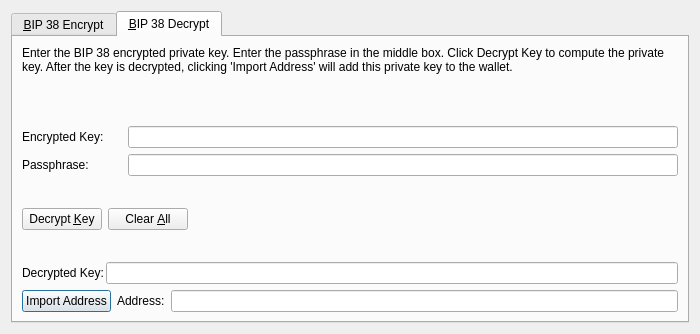
<?xml version="1.0" encoding="UTF-8"?>
<ui version="4.0">
 <class>Bip38ToolDialog</class>
 <widget class="QDialog" name="Bip38ToolDialog">
  <property name="geometry">
   <rect>
    <x>0</x>
    <y>0</y>
    <width>700</width>
    <height>334</height>
   </rect>
  </property>
  <property name="windowTitle">
   <string>BIP 38 Tool</string>
  </property>
  <property name="modal">
   <bool>true</bool>
  </property>
  <layout class="QVBoxLayout" name="verticalLayout">
   <item>
    <widget class="QTabWidget" name="tabWidget">
     <property name="currentIndex">
      <number>1</number>
     </property>
     <widget class="QWidget" name="tabBip38Encrypt">
      <attribute name="title">
       <string>&amp;BIP 38 Encrypt</string>
      </attribute>
      <layout class="QVBoxLayout" name="verticalLayout_SM">
       <item>
        <widget class="QLabel" name="infoLabel_ENC">
         <property name="text">
          <string>Enter a LDB Address that you would like to encrypt using BIP 38. Enter a passphrase in the middle box. Press encrypt to compute the encrypted private key.</string>
         </property>
         <property name="textFormat">
          <enum>Qt::PlainText</enum>
         </property>
         <property name="wordWrap">
          <bool>true</bool>
         </property>
        </widget>
       </item>
       <item>
        <layout class="QHBoxLayout" name="horizontalLayout_1_ENC">
         <property name="spacing">
          <number>2</number>
         </property>
         <item>
          <widget class="QLabel" name="label_5">
           <property name="minimumSize">
            <size>
             <width>102</width>
             <height>0</height>
            </size>
           </property>
           <property name="text">
            <string>Address:</string>
           </property>
          </widget>
         </item>
         <item>
          <widget class="QValidatedLineEdit" name="addressIn_ENC">
           <property name="toolTip">
            <string>The LDB address to sign the message with</string>
           </property>
          </widget>
         </item>
         <item>
          <widget class="QPushButton" name="addressBookButton_ENC">
           <property name="toolTip">
            <string>Choose previously used address</string>
           </property>
           <property name="text">
            <string/>
           </property>
           <property name="icon">
            <iconset resource="../ldbcoin.qrc">
             <normaloff>:/icons/address-book</normaloff>:/icons/address-book</iconset>
           </property>
           <property name="shortcut">
            <string>Alt+A</string>
           </property>
           <property name="autoDefault">
            <bool>false</bool>
           </property>
          </widget>
         </item>
         <item>
          <widget class="QPushButton" name="pasteButton_ENC">
           <property name="toolTip">
            <string>Paste address from clipboard</string>
           </property>
           <property name="text">
            <string/>
           </property>
           <property name="icon">
            <iconset resource="../ldbcoin.qrc">
             <normaloff>:/icons/editpaste</normaloff>:/icons/editpaste</iconset>
           </property>
           <property name="shortcut">
            <string>Alt+P</string>
           </property>
           <property name="autoDefault">
            <bool>false</bool>
           </property>
          </widget>
         </item>
        </layout>
       </item>
       <item>
        <layout class="QHBoxLayout" name="horizontalLayout_5">
         <property name="spacing">
          <number>2</number>
         </property>
         <item>
          <widget class="QLabel" name="label_6">
           <property name="minimumSize">
            <size>
             <width>102</width>
             <height>0</height>
            </size>
           </property>
           <property name="text">
            <string>Passphrase: </string>
           </property>
          </widget>
         </item>
         <item>
          <widget class="QLineEdit" name="passphraseIn_ENC">
           <property name="echoMode">
            <enum>QLineEdit::Password</enum>
           </property>
          </widget>
         </item>
        </layout>
       </item>
       <item>
        <layout class="QHBoxLayout" name="horizontalLayout_2_ENC">
         <property name="spacing">
          <number>2</number>
         </property>
         <item>
          <widget class="QLabel" name="encryptedKeyLabel_ENC">
           <property name="text">
            <string>Encrypted Key:</string>
           </property>
           <property name="textFormat">
            <enum>Qt::PlainText</enum>
           </property>
          </widget>
         </item>
         <item>
          <widget class="QLineEdit" name="encryptedKeyOut_ENC">
           <property name="font">
            <font>
             <italic>true</italic>
            </font>
           </property>
           <property name="readOnly">
            <bool>true</bool>
           </property>
          </widget>
         </item>
         <item>
          <widget class="QPushButton" name="copyKeyButton_ENC">
           <property name="toolTip">
            <string>Copy the current signature to the system clipboard</string>
           </property>
           <property name="text">
            <string/>
           </property>
           <property name="icon">
            <iconset resource="../ldbcoin.qrc">
             <normaloff>:/icons/editcopy</normaloff>:/icons/editcopy</iconset>
           </property>
           <property name="autoDefault">
            <bool>false</bool>
           </property>
          </widget>
         </item>
        </layout>
       </item>
       <item>
        <layout class="QHBoxLayout" name="horizontalLayout_3_ENC">
         <item>
          <widget class="QPushButton" name="encryptKeyButton_ENC">
           <property name="toolTip">
            <string>Sign the message to prove you own this LDB address</string>
           </property>
           <property name="text">
            <string>Encrypt &amp;Key</string>
           </property>
           <property name="icon">
            <iconset resource="../ldbcoin.qrc">
             <normaloff>:/icons/edit</normaloff>:/icons/edit</iconset>
           </property>
           <property name="autoDefault">
            <bool>false</bool>
           </property>
          </widget>
         </item>
         <item>
          <widget class="QPushButton" name="clearButton_ENC">
           <property name="toolTip">
            <string>Reset all sign message fields</string>
           </property>
           <property name="text">
            <string>Clear &amp;All</string>
           </property>
           <property name="icon">
            <iconset resource="../ldbcoin.qrc">
             <normaloff>:/icons/remove</normaloff>:/icons/remove</iconset>
           </property>
           <property name="autoDefault">
            <bool>false</bool>
           </property>
          </widget>
         </item>
         <item>
          <spacer name="horizontalSpacer_1_ENC">
           <property name="orientation">
            <enum>Qt::Horizontal</enum>
           </property>
           <property name="sizeHint" stdset="0">
            <size>
             <width>40</width>
             <height>48</height>
            </size>
           </property>
          </spacer>
         </item>
         <item>
          <widget class="QLabel" name="statusLabel_ENC">
           <property name="font">
            <font>
             <weight>75</weight>
             <bold>true</bold>
            </font>
           </property>
           <property name="text">
            <string/>
           </property>
           <property name="wordWrap">
            <bool>true</bool>
           </property>
          </widget>
         </item>
         <item>
          <spacer name="horizontalSpacer_2_ENC">
           <property name="orientation">
            <enum>Qt::Horizontal</enum>
           </property>
           <property name="sizeHint" stdset="0">
            <size>
             <width>40</width>
             <height>48</height>
            </size>
           </property>
          </spacer>
         </item>
        </layout>
       </item>
      </layout>
     </widget>
     <widget class="QWidget" name="tabBip38Decrypt">
      <attribute name="title">
       <string>&amp;BIP 38 Decrypt</string>
      </attribute>
      <layout class="QVBoxLayout" name="verticalLayout_VM">
       <item>
        <widget class="QLabel" name="infoLabel_DEC">
         <property name="text">
          <string>Enter the BIP 38 encrypted private key. Enter the passphrase in the middle box. Click Decrypt Key to compute the private key. After the key is decrypted, clicking 'Import Address' will add this private key to the wallet.</string>
         </property>
         <property name="textFormat">
          <enum>Qt::PlainText</enum>
         </property>
         <property name="alignment">
          <set>Qt::AlignLeading|Qt::AlignLeft|Qt::AlignTop</set>
         </property>
         <property name="wordWrap">
          <bool>true</bool>
         </property>
        </widget>
       </item>
       <item>
        <layout class="QHBoxLayout" name="horizontalLayout_3">
         <property name="spacing">
          <number>2</number>
         </property>
         <item>
          <widget class="QLabel" name="label_2">
           <property name="minimumSize">
            <size>
             <width>104</width>
             <height>0</height>
            </size>
           </property>
           <property name="text">
            <string>Encrypted Key:</string>
           </property>
          </widget>
         </item>
         <item>
          <widget class="QValidatedLineEdit" name="encryptedKeyIn_DEC">
           <property name="toolTip">
            <string>The LDB address the message was signed with</string>
           </property>
          </widget>
         </item>
        </layout>
       </item>
       <item>
        <layout class="QHBoxLayout" name="horizontalLayout">
         <property name="spacing">
          <number>2</number>
         </property>
         <item>
          <widget class="QLabel" name="label">
           <property name="minimumSize">
            <size>
             <width>104</width>
             <height>0</height>
            </size>
           </property>
           <property name="text">
            <string>Passphrase: </string>
           </property>
          </widget>
         </item>
         <item>
          <widget class="QLineEdit" name="passphraseIn_DEC">
           <property name="echoMode">
            <enum>QLineEdit::Password</enum>
           </property>
          </widget>
         </item>
        </layout>
       </item>
       <item>
        <layout class="QHBoxLayout" name="horizontalLayout_2_DEC">
         <item>
          <widget class="QPushButton" name="decryptKeyButton_DEC">
           <property name="toolTip">
            <string>Verify the message to ensure it was signed with the specified LDB address</string>
           </property>
           <property name="text">
            <string>Decrypt &amp;Key</string>
           </property>
           <property name="icon">
            <iconset resource="../ldbcoin.qrc">
             <normaloff>:/icons/transaction_0</normaloff>:/icons/transaction_0</iconset>
           </property>
           <property name="autoDefault">
            <bool>false</bool>
           </property>
          </widget>
         </item>
         <item>
          <widget class="QPushButton" name="clearButton_DEC">
           <property name="toolTip">
            <string>Reset all verify message fields</string>
           </property>
           <property name="text">
            <string>Clear &amp;All</string>
           </property>
           <property name="icon">
            <iconset resource="../ldbcoin.qrc">
             <normaloff>:/icons/remove</normaloff>:/icons/remove</iconset>
           </property>
           <property name="autoDefault">
            <bool>false</bool>
           </property>
          </widget>
         </item>
         <item>
          <spacer name="horizontalSpacer_1_DEC">
           <property name="orientation">
            <enum>Qt::Horizontal</enum>
           </property>
           <property name="sizeHint" stdset="0">
            <size>
             <width>40</width>
             <height>48</height>
            </size>
           </property>
          </spacer>
         </item>
         <item>
          <widget class="QLabel" name="statusLabel_DEC">
           <property name="font">
            <font>
             <weight>75</weight>
             <bold>true</bold>
            </font>
           </property>
           <property name="text">
            <string/>
           </property>
           <property name="wordWrap">
            <bool>true</bool>
           </property>
          </widget>
         </item>
         <item>
          <spacer name="horizontalSpacer_2_DEC">
           <property name="orientation">
            <enum>Qt::Horizontal</enum>
           </property>
           <property name="sizeHint" stdset="0">
            <size>
             <width>40</width>
             <height>48</height>
            </size>
           </property>
          </spacer>
         </item>
        </layout>
       </item>
       <item>
        <layout class="QHBoxLayout" name="horizontalLayout_2">
         <property name="spacing">
          <number>2</number>
         </property>
         <item>
          <widget class="QLabel" name="label_3">
           <property name="text">
            <string>Decrypted Key:</string>
           </property>
          </widget>
         </item>
         <item>
          <widget class="QValidatedLineEdit" name="decryptedKeyOut_DEC"/>
         </item>
        </layout>
       </item>
       <item>
        <layout class="QHBoxLayout" name="horizontalLayout_4">
         <item>
          <widget class="QPushButton" name="importAddressButton_DEC">
           <property name="text">
            <string>Import Address</string>
           </property>
          </widget>
         </item>
         <item>
          <widget class="QLabel" name="label_4">
           <property name="text">
            <string>Address:</string>
           </property>
          </widget>
         </item>
         <item>
          <widget class="QLineEdit" name="addressOut_DEC"/>
         </item>
        </layout>
       </item>
      </layout>
     </widget>
    </widget>
   </item>
  </layout>
 </widget>
 <customwidgets>
  <customwidget>
   <class>QValidatedLineEdit</class>
   <extends>QLineEdit</extends>
   <header>qvalidatedlineedit.h</header>
  </customwidget>
 </customwidgets>
 <resources>
  <include location="../ldbcoin.qrc"/>
 </resources>
 <connections/>
</ui>
